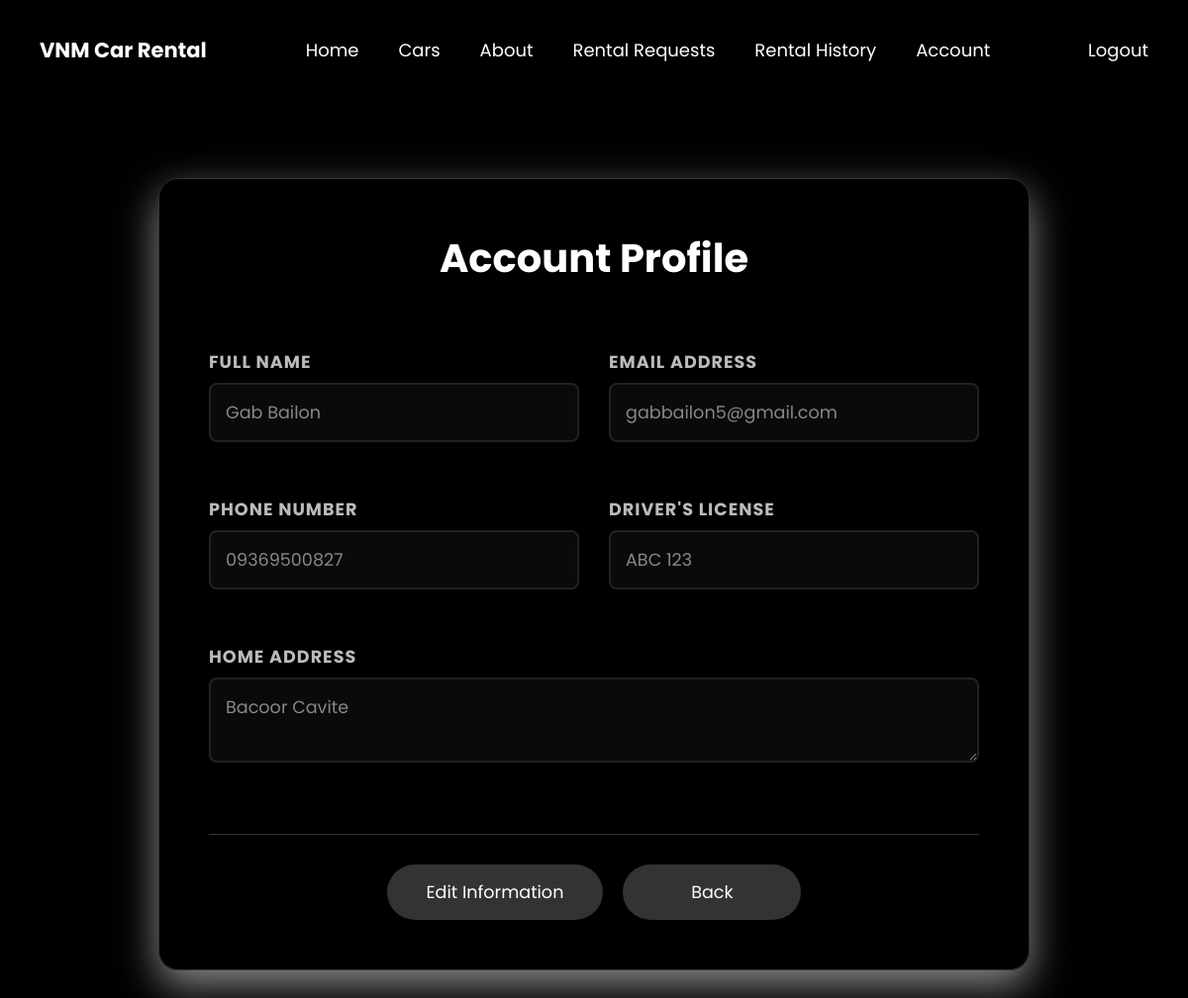
The page /vnm-system1/php/edit_account.php (signed in) on the database its author committed.
### tables this page shows
CREATE TABLE `users` (
  `user_id` int(11) NOT NULL,
  `fullname` varchar(200) DEFAULT NULL,
  `email` varchar(200) DEFAULT NULL,
  `phone` varchar(50) DEFAULT NULL,
  `address` varchar(255) DEFAULT NULL,
  `license` varchar(100) DEFAULT NULL,
  `password` varchar(255) DEFAULT NULL,
  `status` int(11) DEFAULT 1,
  `is_archived` tinyint(1) DEFAULT 0
);

### vnm-system1/php/edit_account.php (the view, shortened to what this page needs)
<?php
include 'db.php';
$user_id = (int)$_SESSION['user'];
$stmt = $conn->prepare("SELECT * FROM users WHERE user_id = ?");
$stmt->bind_param("i", $user_id);
$stmt->execute();
$user = $stmt->get_result()->fetch_assoc();
?>
<!DOCTYPE html>
<html lang="en">
<head>
    <link rel="stylesheet" href="../css/main.css">
    <link rel="stylesheet" href="../css/login-dashboard.css?v=1.01">
</head>
<body>
<nav>
    <h3>VNM Car Rental</h3>
    <a href="../php/login-dashboard.php">Home</a>
    <a href="../php/login-dashboard.php#cars">Cars</a>
    <a href="../php/login-dashboard.php#aboutUs">About</a>
    <a href="../php/rentalsc.php">Rental Requests</a>
    <a href="../php/customer_lifecycle.php">Rental History</a>
    <a href="../php/edit_account.php">Account</a>
    <button popovertarget="logout">Logout</button>
</nav>
    <main>
        <div class="edit-container" id="containerBlock">
            <h2>Account Profile</h2>
            <hr class="section-divider">
            <form action="edit_account.php" method="POST" id="profileForm">
                <div class="form-grid">
                    <div class="form-group">
                        <label>Full Name</label>
                        <input type="text" name="fullname" value="<?php echo htmlspecialchars($user['fullname']); ?>" disabled required>
                    </div>
                    <div class="form-group">
                        <label>Email Address</label>
                        <input type="email" name="email" value="<?php echo htmlspecialchars($user['email']); ?>" disabled required>
                    </div>
                    <div class="form-group">
                        <label>Phone Number</label>
                        <input type="text" name="phone" value="<?php echo htmlspecialchars($user['phone']); ?>" disabled required>
                    </div>
                    <div class="form-group">
                        <label>Driver's License</label>
                        <input type="text" name="license" value="<?php echo htmlspecialchars($user['license']); ?>" disabled required>
                    </div>
                    <div class="form-group full-width">
                        <label>Home Address</label>
                        <textarea name="address" rows="2" disabled required><?php echo htmlspecialchars($user['address']); ?></textarea>
                    </div>
                </div>
                <div class="btn-group">
                    <button type="button" id="editBtn" class="btn-vnm btn-secondary">Edit Information</button>
                    <a href="edit_account.php" class="btn-vnm btn-secondary">Back</a>
                </div>
            </form>
        </div>
    </main>
</body>
</html>

### vnm-system1/css/main.css (style rules this page uses)
:root { --font-color:white; --padding-s:2.5vh; --padding-l:5vh; --font-fam:Poppins; --font-s:12px; --font-m:18px; --font-l:24px; --font-xl:30px; --space-s:2.5vh; --space-m:5vh; --space-l:7.5vh; --radius-s:15px; --radius-m:20px; --radius-l:25px; }
* { margin: 0; padding: 0; box-sizing: border-box; font-family: var(--font-fam); color: var(--font-color); }
body { background-color: black; display: grid; min-height: 100vh; width: 100%; }
a { text-decoration: none; }
main { min-height: 100vh; }
@media (min-width:300px) { body { grid-template-columns: 1fr; grid-template-rows: 12.5vh 1fr; } }
@media (min-width:300px) { nav { grid-area: 1 / 1 / 2 / 2; display: flex; align-items: center; justify-content: flex-start; padding:0 var(--padding-s); font-size: var(--font-s); } }
@media (min-width:300px) { nav a { display: none; } }
@media (min-width:300px) { nav button:nth-child(8) { margin-left: auto; width: fit-content; height: fit-content; background-color: transparent; border: transparent; font-size:var(--font-s); transition: 0.125s ease-in-out; } }
@media (min-width:300px) { main { grid-area: 2 / 1 / 3 / 2; } }
@media (min-width:600px) { nav { font-size: var(--font-m); gap: var(--space-m); padding:0 var(--padding-l); } }
@media (min-width:600px) { nav h3 { margin-right: var(--space-l); } }
@media (min-width:600px) { nav button:nth-child(8) { font-size:var(--font-m); } }
@media (min-width:600px) { nav a { display: flex; align-items: center; height: 100%; padding: 0; transition: 0.125s ease-in-out; } }
@media (min-width:600px) { main { display: flex; flex-direction: column; max-width: 100%; } }

### vnm-system1/css/login-dashboard.css (style rules this page uses)
:root { --font-color:white; --padding-s:2.5vh; --padding-l:5vh; --font-fam:Poppins; --font-s:12px; --font-m:18px; --font-l:24px; --font-xl:30px; --space-s:2.5vh; --space-m:5vh; --space-l:7.5vh; --radius-s:15px; --radius-m:20px; --radius-l:25px; }
@media (min-width:300px) { nav button:nth-child(8) { margin-left: auto; width: fit-content; height: fit-content; background-color: transparent; border: transparent; font-size:var(--font-s); transition: 0.125s ease-in-out; } }
@media (min-width:600px) and (orientation: landscape) { nav button:nth-child(8) { font-size:var(--font-m); } }

### vnm-system1/php/edit_account.php (style rules this page uses)
.edit-container { max-width: 900px; margin: 80px auto; padding: 50px; background: var(--bg-card); border-radius: 20px; box-shadow: 0 15px 40px rgba(245, 245, 245, 0.57); border: 1px solid #333; }
.edit-container h2 { font-size: 2.5rem; margin-bottom: 10px; color: var(--font-color); text-align: center; }
.section-divider { height: 2px; background: linear-gradient(to right, transparent, var(--accent-color), transparent); margin: 20px 0 40px 0; border: none; }
.form-grid { display: grid; grid-template-columns: 1fr 1fr; gap: 30px; }
.form-group { margin-bottom: 25px; }
.form-group.full-width { grid-column: span 2; }
.form-group label { display: block; font-size: 1.1rem; margin-bottom: 8px; color: #bbb; font-weight: bold; text-transform: uppercase; letter-spacing: 1px; }
.form-group input, .form-group textarea { width: 100%; padding: 15px; font-size: 1.1rem; border-radius: 8px; border: 2px solid #444; background: #111; color: #fff; transition: all 0.3s ease; box-sizing: border-box; }
input:disabled, textarea:disabled { border: 2px solid #222 !important; background: #0a0a0a !important; color: #888 !important; cursor: not-allowed; }
.btn-group { margin-top: 40px; display: flex; gap: 20px; justify-content: center; border-top: 1px solid #333; padding-top: 30px; }
.btn-vnm { background-color: var(--accent-color); color: white; padding: 15px 40px; font-size: 1.1rem; border-radius: 50px; border: none; cursor: pointer; text-decoration: none; text-align: center; min-width: 180px; transition: 0.3s; }
.btn-secondary { background-color: #333; }

### rows shown on the page
users: fullname "Gab Bailon", email "gabbailon5@gmail.com", phone "09369500827", license "ABC 123", address "Bacoor Cavite"
